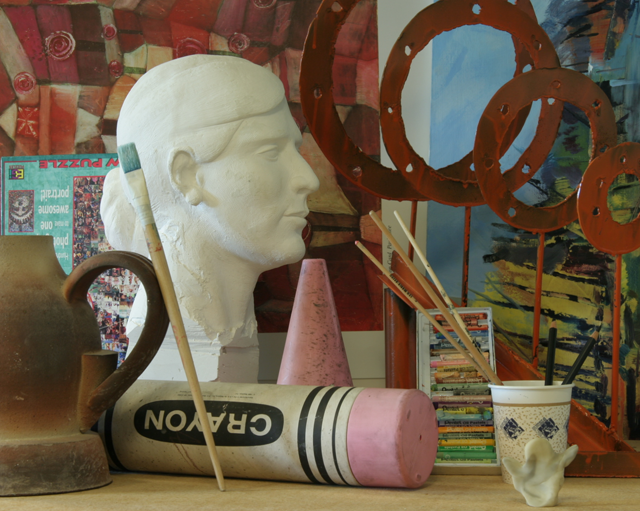
#> input picture computer_vision/course_resources/ps_2/input/pair1-L.png, 640 x 511 px
$ python ps2.py
#> lines starting #> are read from the running program, lines starting #| are printed output that depends on the picture
### computer_vision/course_resources/ps_2/disparity_ssd.py
import cv2
import numpy as np
from tqdm import trange


def disparity_ssd(L: np.ndarray, R: np.ndarray, w=31, d_max=100):
    """Compute disparity map D(y, x) such that: L(y, x) = R(y, x + D(y, x))

    Params:
    L: Grayscale left image
    R: Grayscale right image, same size as L

    Returns: Disparity map, same size as L, R
    """
    assert w % 2 == 1
    # inefficient version - sliding window
    """
    n_rows, n_cols = L.shape
    D = np.empty_like(L)
    pad_L = np.pad(L, w // 2)
    pad_R = np.pad(R, w // 2)

    L_windows = np.lib.stride_tricks.sliding_window_view(pad_L, (w, w))
    R_windows = np.lib.stride_tricks.sliding_window_view(pad_R, (w, w))

    L_windows = L_windows[:, :, np.newaxis]
    R_windows = R_windows[:, np.newaxis, :]
    for i in trange(n_rows):
        ssd_mat = np.square(L_windows[i] - R_windows[i]).sum((-2, -1))
        matches = np.argmin(ssd_mat, -1)
        disparities = matches - np.arange(n_cols)
        D[i] = disparities
    """

    # efficient version - sharing computations
    # pad_L = np.pad(L, w // 2)
    # pad_R = np.pad(R, w // 2)

    ssd_matrices = np.empty((2 * d_max + 1, *L.shape))
    n_cols = L.shape[1]

    for i in trange(-d_max, d_max + 1):
        shifted_R = np.roll(R, i, axis=1)
        if i > 0:
            shifted_R[:, :i] = 0
        else:
            shifted_R[:, i:] = 0
        ssd = cv2.blur(np.square(L - shifted_R), (w, w))
        ssd_matrices[i + d_max] = ssd

    D = np.empty_like(L)
    for j in trange(n_cols):
        start = max(d_max - j, 0)
        end = j - n_cols - 1 if n_cols - j < d_max else -1
        rel_ssd_matrices = ssd_matrices[start:end, :, j]
        D[:, j] = np.argmin(rel_ssd_matrices, axis=0)
    return D

### computer_vision/course_resources/ps_2/ps2.py
# ps2
import os

import cv2
import matplotlib.pyplot as plt
import numpy as np

from disparity_ssd import disparity_ssd
from disparity_ncorr import disparity_ncorr

plt.set_cmap('gray')


def imsave(image: np.ndarray, path):
    norm_image = ((image + image.min()) / (image.max() - image.min()) * 255).astype(np.uint8)
    cv2.imwrite(path, norm_image)

    # [4 lines of commented-out code are left out]


def part1():
    L = cv2.imread(os.path.join('input', 'pair0-L.png'), 0) * (1.0 / 255.0)  # grayscale, [0, 1]
    R = cv2.imread(os.path.join('input', 'pair0-R.png'), 0) * (1.0 / 255.0)

    D_L = disparity_ssd(L, R)
    D_R = disparity_ssd(R, L)

    imsave(D_L, 'output/ps2-1-a-1.png')
    imsave(D_R, 'output/ps2-1-a-2.png')


def part2():
    L = cv2.imread(os.path.join('input', 'pair1-L.png'), 0) * (1.0 / 255.0)
    R = cv2.imread(os.path.join('input', 'pair1-R.png'), 0) * (1.0 / 255.0)

    D_L = disparity_ncorr(L, R)
    D_R = disparity_ncorr(R, L)

    imsave(D_L, 'output/ps2-2-a-1.png')
    imsave(D_R, 'output/ps2-2-a-2.png')


if __name__ == '__main__':
    # part1()
    # part2()

    L = cv2.imread(os.path.join('input', 'pair1-L.png'), 0) * (1.0 / 255.0)  # grayscale, [0, 1]
#> L: shape (511, 640) float64; min 0.0118, max 0.957, mean 0.382
    R = cv2.imread(os.path.join('input', 'pair1-R.png'), 0) * (1.0 / 255.0)
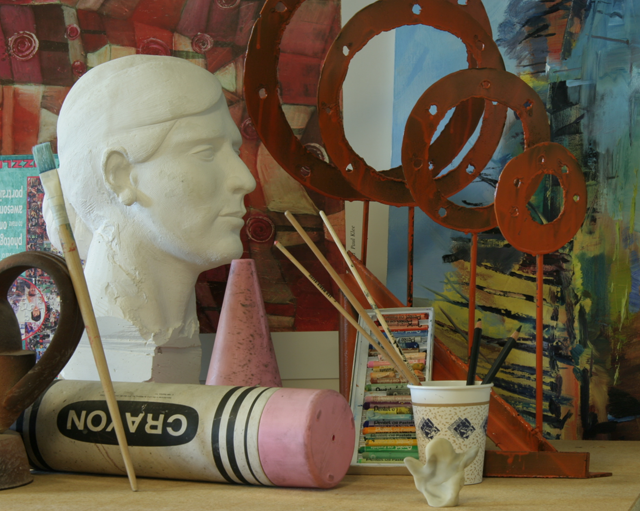
#> input picture computer_vision/course_resources/ps_2/input/pair1-R.png, 640 x 511 px
#> R: shape (511, 640) float64; min 0.00784, max 0.922, mean 0.372

    D_L = disparity_ssd(L, R)
#> after the loop in disparity_ssd, `for i in trange(-d_max, d_max + 1):`:
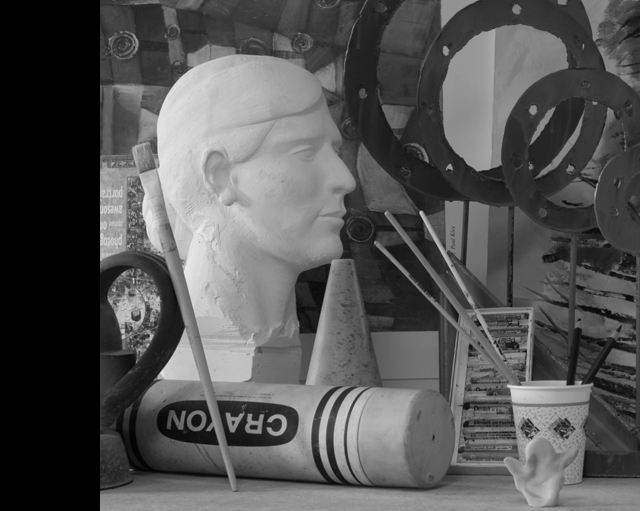
#> shifted_R: shape (511, 640) float64; min 0, max 0.922, mean 0.331
#> after the loop in disparity_ssd, `for j in trange(n_cols):`:
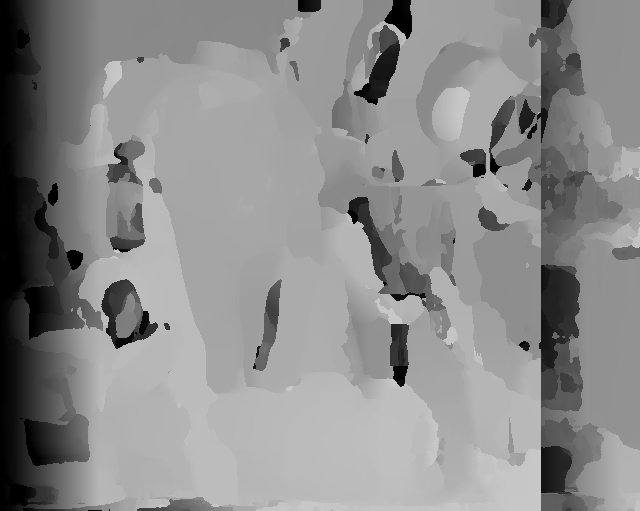
#> D: shape (511, 640) float64; min 0, max 199, mean 139.2
    D_R = disparity_ssd(R, L)
#> call 2 of disparity_ssd, with w = 31, d_max = 100
#> after the loop in disparity_ssd (call 2), `for i in trange(-d_max, d_max + 1):`:
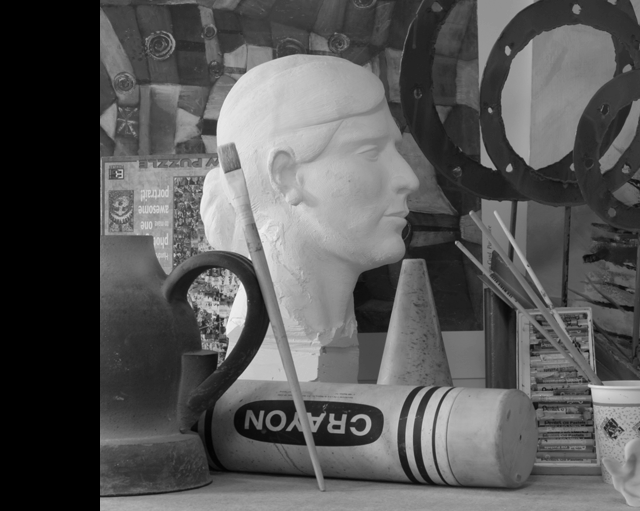
#> shifted_R: shape (511, 640) float64; min 0, max 0.957, mean 0.341
#> after the loop in disparity_ssd (call 2), `for j in trange(n_cols):`:
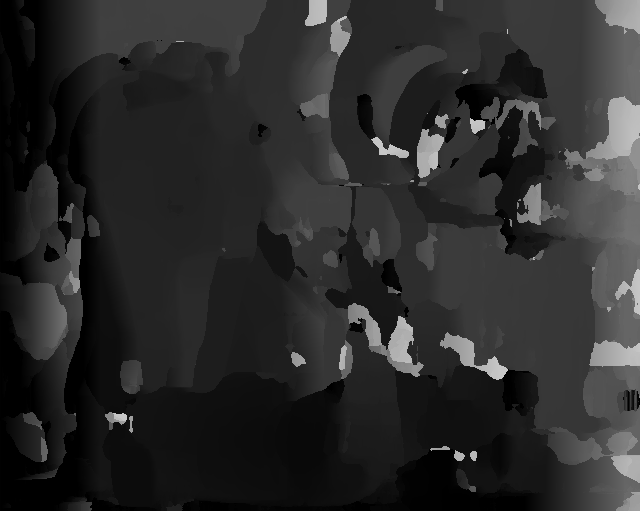
#> D: shape (511, 640) float64; min 0, max 199, mean 43
#> after the loop in disparity_ssd (call 2), `for j in trange(n_cols):`:
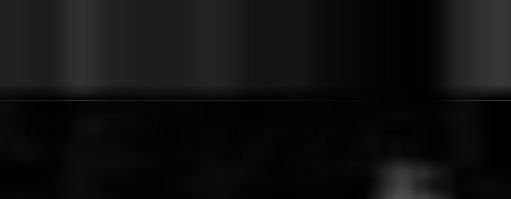
#> rel_ssd_matrices: shape (199, 511) float64; min 0.00152, max 0.308, mean 0.0624

    plt.figure(figsize=(9, 3))
    plt.subplot(121)
    plt.imshow(D_L)
    plt.colorbar()
    plt.subplot(122)
    plt.imshow(D_R)
    plt.colorbar()
    plt.show()
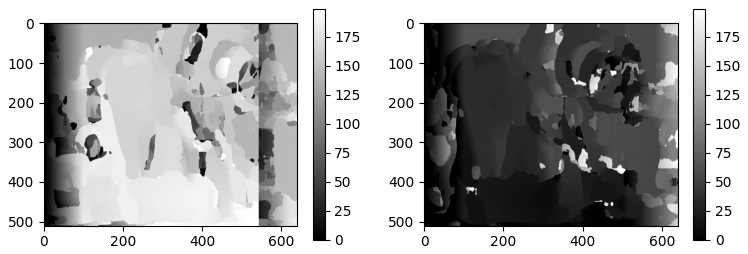
#> figure drawn by matplotlib, 4 panels
